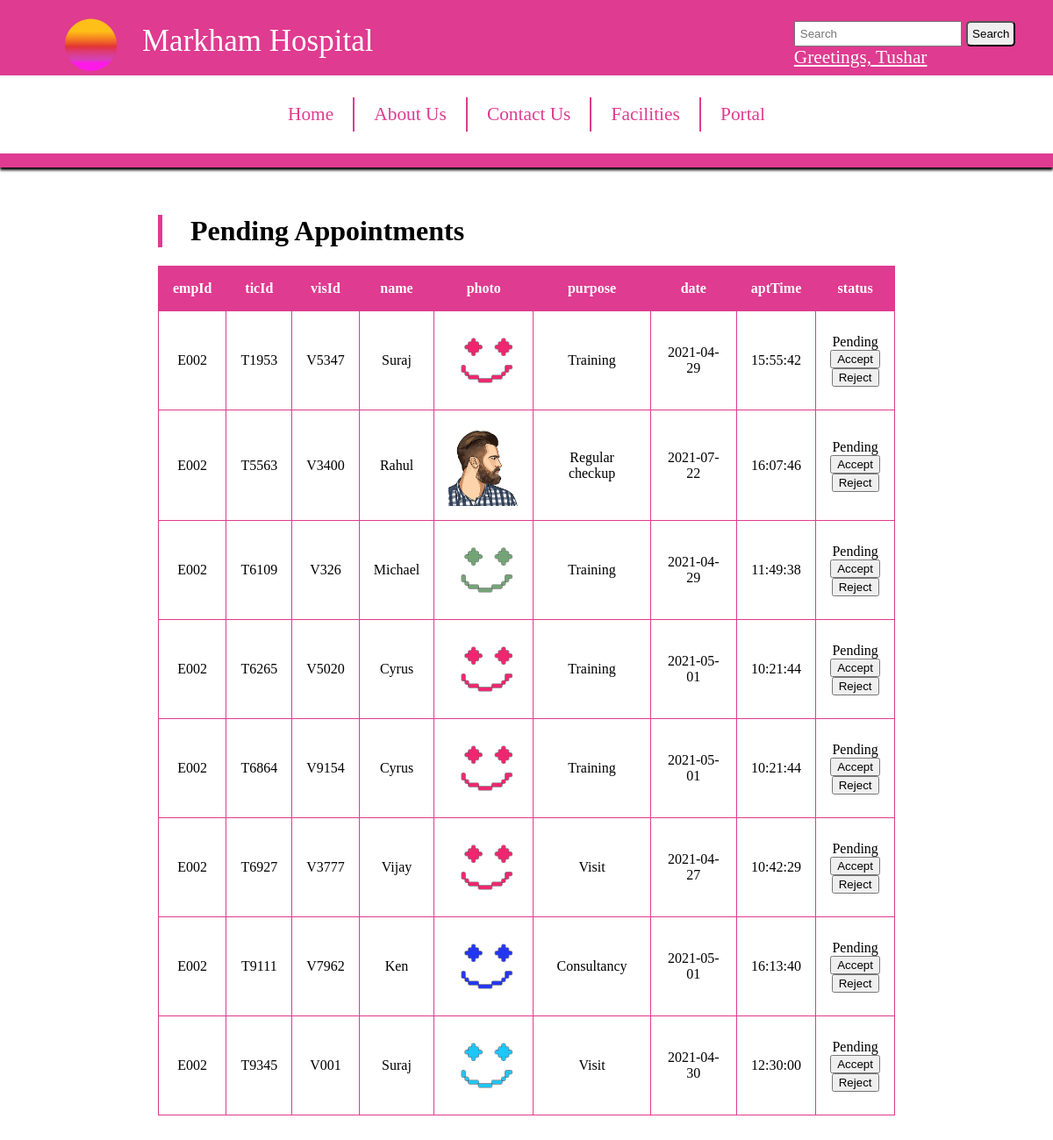
Page /EmployeeApproval.php (signed in) on the committed database.
### tables this page shows
CREATE TABLE `appointment` (
  `ticId` varchar(10) NOT NULL,
  `visId` varchar(10) DEFAULT NULL,
  `purpose` varchar(50) DEFAULT NULL,
  `empId` varchar(10) DEFAULT NULL,
  `date` date DEFAULT NULL,
  `aptTime` time DEFAULT NULL,
  `inTime` time DEFAULT NULL,
  `outTime` time DEFAULT NULL,
  `status` varchar(20) DEFAULT NULL
);

CREATE TABLE `register` (
  `id` varchar(10) NOT NULL,
  `name` varchar(20) DEFAULT NULL,
  `photo` varchar(20) DEFAULT NULL,
  `password` varchar(15) DEFAULT NULL
);

### EmployeeApproval.php (the view, shortened to what this page needs)
<?php
$table="";
if(isset($_SESSION['id']))
{
	$data = $_SESSION['id'];
	$conn = mysqli_connect("localhost","root","","entry1");
	$sql="select * from appointment a inner join register r on r.id=a.visId where empId='$data' and status='Pending'";
	$result=mysqli_query($conn,$sql);
	$table = "<table id='reg'>
	<tr>
	<th>empId</th>
	<th>ticId</th>
	<th>visId</th>
	<th>name</th>
	<th>photo</th>
	<th>purpose</th>
	<th>date</th>
	<th>aptTime</th>
	<th>status</th>
	</tr>";
while($row=mysqli_fetch_array($result))
{
	$table.= "<tr>
	<td>".$row[3]."</td>
	<td>".$row['ticId']."</td>
	<td>".$row['visId']."</td>
	<td>".$row['name']."</td>
	<td><img src='uploads/".$row['photo']."'/></td>
	<td>".$row['purpose']."</td>
	<td>".$row['date']."</td>
	<td>".$row['aptTime']."</td>
			<td>".$row['status']."<br>
			<input type='button' value='Accept' onclick=\"response('".$row['ticId']."','Approved')\" /><br>
			<input type='button' value='Reject' onclick=\"response('".$row['ticId']."','Rejected')\" /></td>
	</tr>";
}
$table .= "</table>";
}
else
{
	header("Location:portal.php");
}
?>
<head>
<link rel="stylesheet" href="css/style.css" />
</head>
<body>
    <header class="header">
        <div class="left">
            <img src="img/logo.png">
            <div> Markham Hospital </div>
        </div>
        <nav class="mid">
            <ul class="navbar">
                <li><a href="index.html" class="active">home</a></li>
                <li><a href="aboutus.html">about us</a></li>
                <li><a href="contactus.html">contact us</a></li>
                <li><a href="facilities.html">facilities</a></li>
				<li><a href="#">portal</a>
				</li>
            </ul>
        </nav>
        <div class="right">
            <input class="searchbar" type="search" placeholder="Search" aria-label="Search">
            <button class="btn" type="submit"> Search</button>
			<br>
            <a href="portal.php"><?php echo "Greetings, ".$_SESSION['name'] ?></a>
        </div>
    </header>
<div class="content">
<h1>Pending Appointments</h1>
<?php echo $table ?>
</div>
</body>

### css/style.css (style rules this page uses)
body { margin: 0px; padding: 0px; font-family:Calibri; }
.header { //background-color: black; display:flex; flex-wrap:wrap; position:sticky; top:0; padding:1em 0; margin:auto; align-content:center; width:100%; background: var(--headback); background-size: cover; background-blend-mode: darken; vertical-align:middle; box-shadow:0 3px 3px; }
.left { display:inline; color: white; font-size: 35px; margin:auto 2em; order:0; flex-grow:1 }
.left img { float:left; width: 70px; text-align: center; }
.left div { float:left; padding: 11px 22px; text-indent: -9999px; line-height:0; }
.left div::after { content: "Markham Hospital"; text-indent: 0; display: block; line-height: initial; }
.mid { display: block; flex-basis:100%; top: 15px; margin:auto; padding:auto; vertical-align:middle; font-size: 25px; order:2; background:white; color:var(--headback); }
.right { display: inline; font-size: 16pt; height:100%; padding:auto; margin:auto 2em; }
.right a { color:white; }
nav { padding:0 1em; margin:0 1em; }
nav ul { display:flex; flex-direction:row; padding:0px; width:100%; position:relative; justify-content:center; }
nav ul:after { content: ""; clear: both; display: block; }
nav>ul>li:not(:first-child) { border-left:2px solid var(--headback); }
nav ul li { position:relative; padding:5px 20px; display:inherit; float:none; list-style-type:none; //width:100px; //margin:auto; justify-content:center; text-align:center; font-size: 16pt; color:var(--headback); }
nav a { color:var(--headback); text-decoration: none; text-transform:capitalize; padding: 0.1em; }
.searchbar { padding:5px; }
.btn { padding:5px; border-radius: 5px; }
.content { width:70%; margin:auto; padding:2em; }
.content h1 { border-left: 5px solid var(--headback); padding-left: 1em; }
.content img { width:100%; }
form td,th { padding:1em; }

### rows in the picture
appointment: empId "E002", ticId "T1953", visId "V5347", visId.name "Suraj", visId.photo (picture), purpose "Training", date "2021-04-29", aptTime "15:55:42", status "Pending"
appointment: empId "E002", ticId "T5563", visId "V3400", visId.name "Rahul", visId.photo (picture), purpose "Regular checkup", date "2021-07-22", aptTime "16:07:46", status "Pending"
appointment: empId "E002", ticId "T6109", visId "V326", visId.name "Michael", visId.photo (picture), purpose "Training", date "2021-04-29", aptTime "11:49:38", status "Pending"
appointment: empId "E002", ticId "T6265", visId "V5020", visId.name "Cyrus", visId.photo (picture), purpose "Training", date "2021-05-01", aptTime "10:21:44", status "Pending"
appointment: empId "E002", ticId "T6864", visId "V9154", visId.name "Cyrus", visId.photo (picture), purpose "Training", date "2021-05-01", aptTime "10:21:44", status "Pending"
appointment: empId "E002", ticId "T6927", visId "V3777", visId.name "Vijay", visId.photo (picture), purpose "Visit", date "2021-04-27", aptTime "10:42:29", status "Pending"
appointment: empId "E002", ticId "T9111", visId "V7962", visId.name "Ken", visId.photo (picture), purpose "Consultancy", date "2021-05-01", aptTime "16:13:40", status "Pending"
appointment: empId "E002", ticId "T9345", visId "V001", visId.name "Suraj", visId.photo (picture), purpose "Visit", date "2021-04-30", aptTime "12:30:00", status "Pending"

### other values in the picture
$_SESSION['name'] "Tushar"
